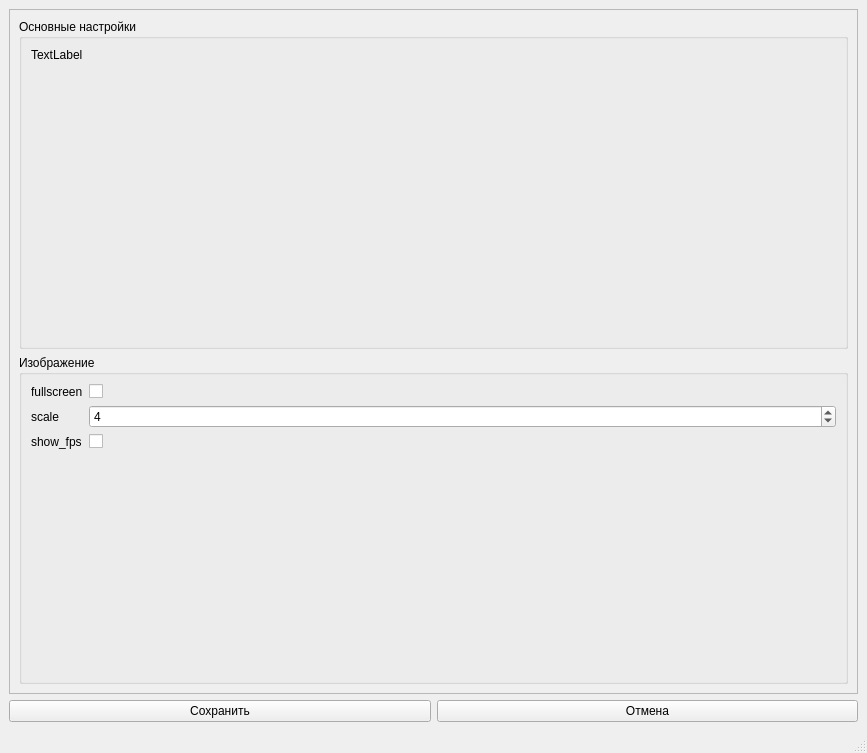
<?xml version="1.0" encoding="UTF-8"?>
<ui version="4.0">
 <class>MainWindow</class>
 <widget class="QMainWindow" name="MainWindow">
  <property name="geometry">
   <rect>
    <x>0</x>
    <y>0</y>
    <width>867</width>
    <height>753</height>
   </rect>
  </property>
  <property name="windowTitle">
   <string>Настройки</string>
  </property>
  <widget class="QWidget" name="centralwidget">
   <layout class="QVBoxLayout" name="verticalLayout">
    <item>
     <widget class="QScrollArea" name="scrollArea">
      <property name="widgetResizable">
       <bool>true</bool>
      </property>
      <widget class="QWidget" name="scrollAreaWidgetContents">
       <property name="geometry">
        <rect>
         <x>0</x>
         <y>0</y>
         <width>843</width>
         <height>667</height>
        </rect>
       </property>
       <layout class="QVBoxLayout" name="verticalLayout_2">
        <item>
         <widget class="QGroupBox" name="groupBox">
          <property name="title">
           <string>Основные настройки</string>
          </property>
          <layout class="QFormLayout" name="formLayout_2">
           <item row="0" column="0">
            <widget class="QLabel" name="label">
             <property name="text">
              <string>TextLabel</string>
             </property>
            </widget>
           </item>
          </layout>
         </widget>
        </item>
        <item>
         <widget class="QGroupBox" name="groupBox_2">
          <property name="title">
           <string>Изображение</string>
          </property>
          <layout class="QFormLayout" name="formLayout">
           <item row="2" column="0">
            <widget class="QLabel" name="label_2">
             <property name="text">
              <string>fullscreen</string>
             </property>
            </widget>
           </item>
           <item row="3" column="0">
            <widget class="QLabel" name="label_3">
             <property name="text">
              <string>scale</string>
             </property>
            </widget>
           </item>
           <item row="4" column="0">
            <widget class="QLabel" name="label_4">
             <property name="text">
              <string>show_fps</string>
             </property>
            </widget>
           </item>
           <item row="3" column="1">
            <widget class="QSpinBox" name="scale">
             <property name="minimum">
              <number>1</number>
             </property>
             <property name="maximum">
              <number>8</number>
             </property>
             <property name="singleStep">
              <number>2</number>
             </property>
             <property name="value">
              <number>4</number>
             </property>
            </widget>
           </item>
           <item row="2" column="1">
            <widget class="QCheckBox" name="fullscreen">
             <property name="text">
              <string/>
             </property>
            </widget>
           </item>
           <item row="4" column="1">
            <widget class="QCheckBox" name="show_fps">
             <property name="text">
              <string/>
             </property>
            </widget>
           </item>
          </layout>
         </widget>
        </item>
       </layout>
      </widget>
     </widget>
    </item>
    <item>
     <layout class="QHBoxLayout" name="horizontalLayout">
      <item>
       <widget class="QPushButton" name="save">
        <property name="text">
         <string>Сохранить</string>
        </property>
       </widget>
      </item>
      <item>
       <widget class="QPushButton" name="cancel">
        <property name="text">
         <string>Отмена</string>
        </property>
       </widget>
      </item>
     </layout>
    </item>
   </layout>
  </widget>
  <widget class="QStatusBar" name="statusbar"/>
 </widget>
 <resources/>
 <connections/>
</ui>
